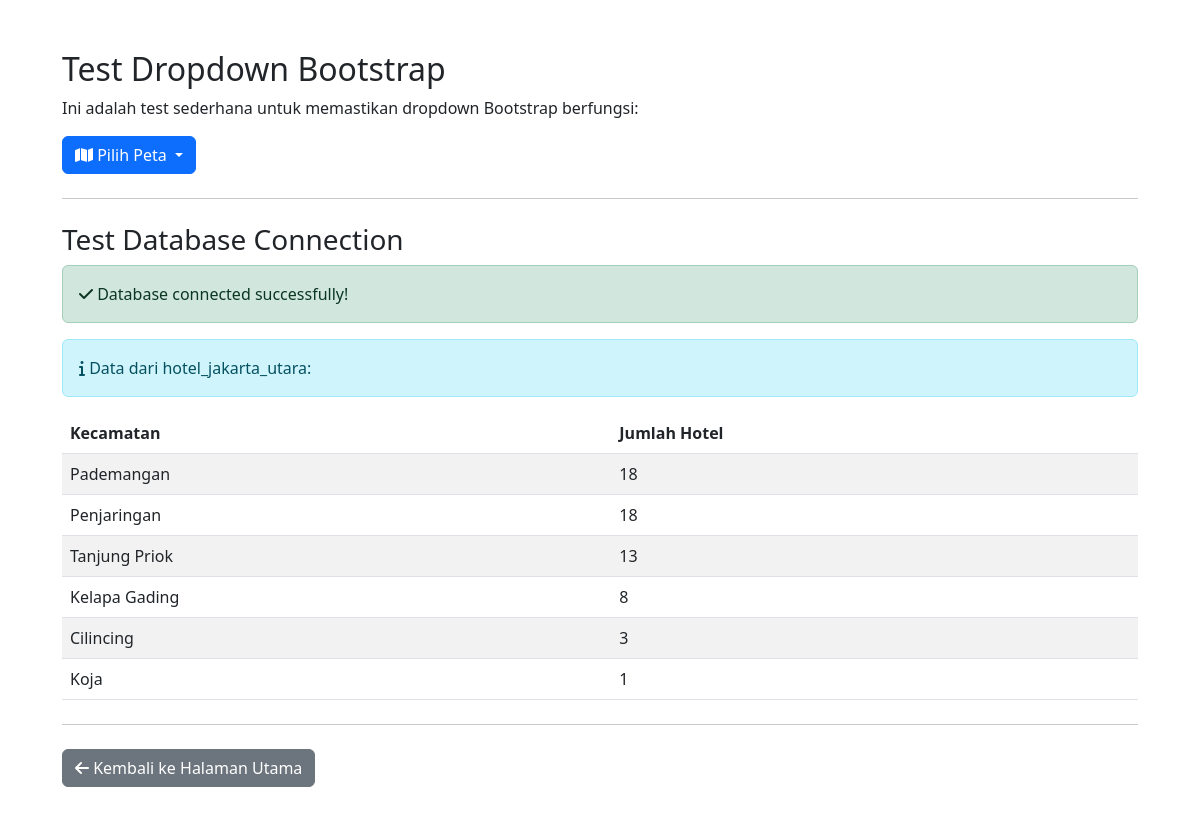
Page /test_dropdown.php on the committed database.
### tables this page shows
CREATE TABLE `hotel_jakarta_utara` (
  `kecamatan` varchar(50) NOT NULL,
  `jml` int(11) DEFAULT NULL
);

### test_dropdown.php (the view, shortened to what this page needs)
<!DOCTYPE html>
<html lang="id">
<head>
    <link href="https://cdn.jsdelivr.net/npm/bootstrap@5.3.0/dist/css/bootstrap.min.css" rel="stylesheet">
    <link rel="stylesheet" href="https://cdnjs.cloudflare.com/ajax/libs/font-awesome/6.0.0/css/all.min.css">
</head>
<body>
    <div class="container">
        <h2>Test Dropdown Bootstrap</h2>
        <p>Ini adalah test sederhana untuk memastikan dropdown Bootstrap berfungsi:</p>
        <div class="dropdown">
            <button class="btn btn-primary dropdown-toggle" type="button" id="dropdownMenuButton1" data-bs-toggle="dropdown" aria-expanded="false">
                <i class="fas fa-map"></i> Pilih Peta
            </button>
        </div>
        <hr class="my-4">
        <h3>Test Database Connection</h3>
        <?php
        include 'config/koneksi.php';
        if ($conn) {
            echo '<div class="alert alert-success"><i class="fas fa-check"></i> Database connected successfully!</div>';
            $query = "SELECT kecamatan, jml FROM hotel_jakarta_utara ORDER BY jml DESC";
            $result = mysqli_query($conn, $query);
            if ($result) {
                echo '<div class="alert alert-info"><i class="fas fa-info"></i> Data dari hotel_jakarta_utara:</div>';
                echo '<table class="table table-striped">';
                echo '<thead><tr><th>Kecamatan</th><th>Jumlah Hotel</th></tr></thead>';
                echo '<tbody>';
                while($row = mysqli_fetch_assoc($result)) {
                    echo "<tr><td>{$row['kecamatan']}</td><td>{$row['jml']}</td></tr>";
                }
                echo '</tbody></table>';
            } else {
                echo '<div class="alert alert-danger"><i class="fas fa-exclamation"></i> Error: ' . mysqli_error($conn) . '</div>';
            }
        } else {
            echo '<div class="alert alert-danger"><i class="fas fa-times"></i> Database connection failed!</div>';
        }
        ?>
        <hr class="my-4">
        <a href="index.php" class="btn btn-secondary"><i class="fas fa-arrow-left"></i> Kembali ke Halaman Utama</a>
    </div>
</body>
</html>

### test_dropdown.php (style rules this page uses)
body { padding: 50px; }

### rows in the picture
hotel_jakarta_utara: kecamatan "Pademangan", jml "18"
hotel_jakarta_utara: kecamatan "Penjaringan", jml "18"
hotel_jakarta_utara: kecamatan "Tanjung Priok", jml "13"
hotel_jakarta_utara: kecamatan "Kelapa Gading", jml "8"
hotel_jakarta_utara: kecamatan "Cilincing", jml "3"
hotel_jakarta_utara: kecamatan "Koja", jml "1"
